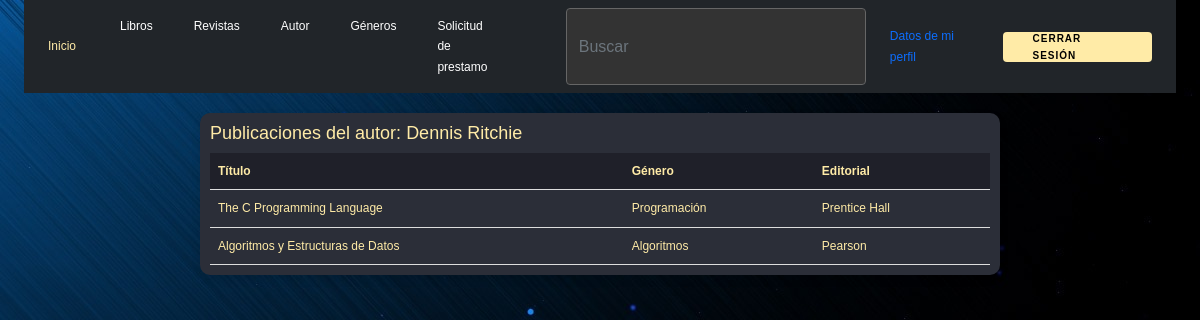
The page /view/content/user/publicaciones.php?autor=Dennis+Ritchie (signed in) on the database its author committed.
### tables this page shows
CREATE TABLE `libros` (
  `id_libro` int(11) NOT NULL,
  `titulo` varchar(100) NOT NULL,
  `cantidad` decimal(10,0) NOT NULL,
  `id_tipo` int(11) NOT NULL,
  `isbn` varchar(20) DEFAULT NULL,
  `id_genero` int(11) NOT NULL,
  `id_autor` int(11) NOT NULL,
  `id_editorial` int(11) NOT NULL
);

CREATE TABLE `genero` (
  `id_genero` int(11) NOT NULL,
  `nombre` varchar(50) NOT NULL
);

CREATE TABLE `editorial` (
  `id_editorial` int(11) NOT NULL,
  `nombre` varchar(100) NOT NULL
);

### view/content/user/publicaciones.php (the view, shortened to what this page needs)
<?php
try {
    $database = new db();
    $conn = $database->conexion();
    if (isset($_GET['autor'])) {
        $autor_nombre = urldecode($_GET['autor']);
        $sql = "SELECT l.titulo, g.nombre AS genero, e.nombre AS editorial
                FROM libros l
                INNER JOIN genero g ON l.id_genero = g.id_genero
                INNER JOIN editorial e ON l.id_editorial = e.id_editorial
                INNER JOIN autor a ON l.id_autor = a.id_autor
                WHERE a.nombre = :nombre";
        $stmt = $conn->prepare($sql);
        $stmt->bindParam(':nombre', $autor_nombre);
        $stmt->execute();
        $publicaciones = $stmt->fetchAll(PDO::FETCH_ASSOC);
    } else {
        $autor_nombre = "Desconocido";
        $publicaciones = [];
    }
} catch (PDOException $e) {
    echo "Error: " . $e->getMessage();
}
require_once("c://xampp/htdocs/login/view/head/header.php");
?>
<!DOCTYPE html>
<html lang="es">
<head>
</head>
<body>
    <div class="container">
        <h2>Publicaciones del autor: <?= htmlspecialchars($autor_nombre) ?></h2>
        <table>
            <tr>
                <th>Título</th>
                <th>Género</th>
                <th>Editorial</th>
            </tr>
            <?php if (!empty($publicaciones)): ?>
                <?php foreach ($publicaciones as $publicacion): ?>
                    <tr>
                        <td><?= htmlspecialchars($publicacion['titulo']) ?></td>
                        <td><?= htmlspecialchars($publicacion['genero']) ?></td>
                        <td><?= htmlspecialchars($publicacion['editorial']) ?></td>
                    </tr>
                <?php endforeach; ?>
            <?php else: ?>
                <tr>
                    <td colspan="3">No se encontraron publicaciones para este autor.</td>
                </tr>
            <?php endif; ?>
        </table>
    </div>
</body>
</html>

### asset/css/estilos.css (style rules this page uses)
body { background-image: url(""); }

### view/head/header.php (style rules this page uses)
body { background-image: url("/login/Abstract-blue-waves_2560x1600.jpg"); font-family: 'Poppins', sans-serif; font-weight: 300; line-height: 1.7; color: #ffeba7; background-color: #1f2029; }

### view/content/user/publicaciones.php (style rules this page uses)
.container { border-radius: 10px; overflow: hidden; box-shadow: 0 4px 8px rgba(0, 0, 0, 0.1); margin: 20px auto; max-width: 800px; background-color: #2b2e38; padding: 10px; }
h2 { color: #ffeba7; }
table { width: 100%; border-collapse: collapse; }
th, td { padding: 8px; text-align: left; border-bottom: 1px solid #ddd; font-size: 12px; }
th { background-color: #1f2029; color: #ffeba7; }
tr { color: #ffeba7; transition: background-color 0.3s ease, color 0.3s ease; }
h2 { font-size: 18px; }

### rows shown on the page
libros: titulo "The C Programming Language", id_genero.nombre "Programación", id_editorial.nombre "Prentice Hall"
libros: titulo "Algoritmos y Estructuras de Datos", id_genero.nombre "Algoritmos", id_editorial.nombre "Pearson"

### other values the page prints
$autor_nombre "Dennis Ritchie"
